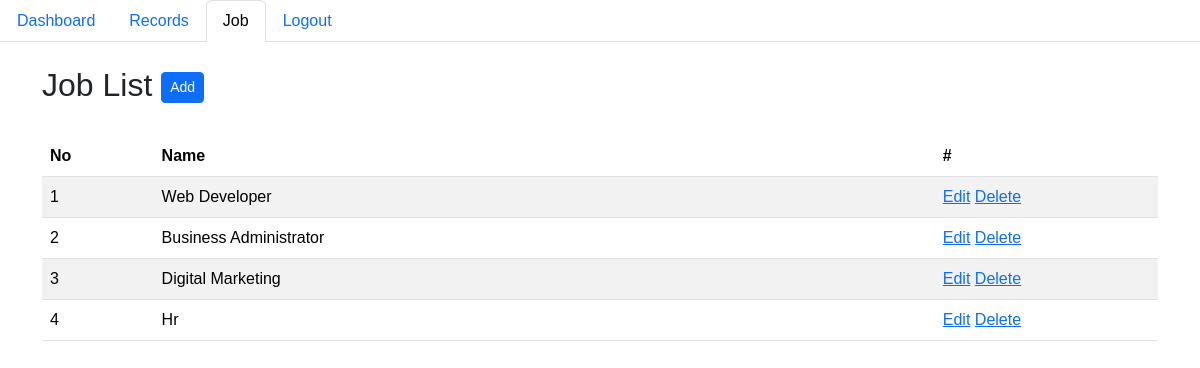
The page /hr/job.php on the database its author committed.
### tables this page shows
CREATE TABLE `job` (
  `j_id` int(11) NOT NULL,
  `j_name` varchar(255) NOT NULL,
  `j_requirement` longtext NOT NULL
);

### hr/job.php (the view)
<?php
include('hr_header.php');
$sql="SELECT * FROM job ORDER BY j_id ASC";
$query=$conn->query($sql);
?>
<nav class="nav nav-tabs">
    <a class="nav-link" aria-current="page" href="index.php">Dashboard</a>
    <a class="nav-link" href="record_list.php">Records</a>
    <a class="nav-link active" href="job.php">Job</a>
    <a class="nav-link" href="logout.php" onclick=" return confirm('Are You sure you want to logout?');">Logout</a>
</nav>
<br>
<div class="container">
  <h2>Job List <a href="job_add.php" class="btn btn-primary btn-sm">Add</a></h2>
  <br>
  <table class="table table-striped">
    <thead>
      <tr>
        <th width="10%">No</th>
        <th width="70%">Name</th>
        <th width="20%">#</th>
      </tr>
    </thead>
    <tbody>
    <?php
    $no=1;
    while($row=mysqli_fetch_assoc($query)):
    ?>
    <tr>
      <td><?php echo $no; ?></td>
      <td><?php echo ucwords($row['j_name']); ?></td>
      <td>
        <a href="job_edit.php?id=<?php echo $row['j_id']; ?>">Edit</a>
        <a href="javascript:void(0)" onclick="delete_data('job_delete.php?id=<?php echo $row['j_id']?>')">Delete</a>
      </td>
      </tr>
    <?php
    $no++;
    endwhile;
    ?>
    </tbody>
  </table>
</div>
<?php
include('hr_footer.php');

### hr/hr_footer.php (style rules this page uses)
body { font-family: 'Poppins', sans-serif; }

### rows shown on the page
job: j_name "Web Developer"
job: j_name "Business Administrator"
job: j_name "Digital Marketing"
job: j_name "Hr"
